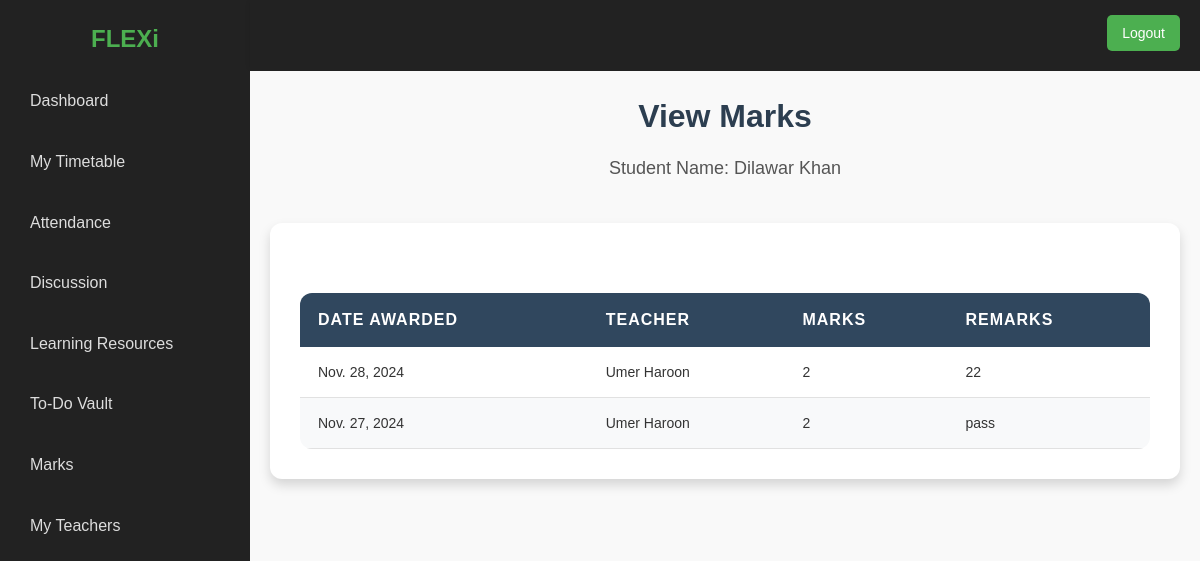
The app's page /student/view_marks/ (signed in) with its own data.
### teacherportal/models.py (models this page shows, shortened)
class Marks(models.Model):
    teacher = models.ForeignKey(Teacher, on_delete=models.CASCADE)
    student = models.ForeignKey(Student, on_delete=models.CASCADE)
    marks = models.IntegerField()
    remarks = models.TextField(blank=True, null=True)
    date_awarded = models.DateField()
    class Meta:
        unique_together = ('teacher', 'student', 'date_awarded')  # Ensure no duplicate entries
        ordering = ['-date_awarded']  # Sort by the latest date

class Teacher(models.Model):
    user = models.OneToOneField(User, on_delete=models.CASCADE, related_name='teacher_profile', null=True)
    students = models.ManyToManyField('studentportal.Student', related_name='teachers')
    subject = models.CharField(max_length=100)
    hire_date = models.DateField()
    qualification = models.CharField(max_length=200, null=True)
    date_of_birth = models.DateField(null=True)

### studentportal/views.py (the view)
# urls.py: path('view_marks/', views.view_marks, name='discussion'),
def view_marks(request):
    if request.user.is_authenticated and hasattr(request.user, 'student'):
        student = request.user.student
        marks = Marks.objects.filter(student=student).order_by('-date_awarded')  # Order by most recent
        return render(request, 'view_marks.html', {'marks': marks})
    else:
        return redirect('login')  # Redirect to login if not a student

### templates/view_marks.html (shortened to what this page needs)
{% extends "base.html" %}
{% load static %}
{% block body %}
<div class="header">
    <p class="view-marks-title">View Marks</p>
    <p class="student-name">Student Name: {{ request.user.get_full_name }}</p>
</div>
<div class="container-display-marks">
    <div class="marks-table">
        {% if marks %}
            <table>
                <thead>
                    <tr>
                        <th>Date Awarded</th>
                        <th>Teacher</th>
                        <th>Marks</th>
                        <th>Remarks</th>
                    </tr>
                </thead>
                <tbody>
                    {% for mark in marks %}
                        <tr>
                            <td>{{ mark.date_awarded }}</td>
                            <td>{{ mark.teacher.user.get_full_name }}</td>
                            <td>{{ mark.marks }}</td>
                            <td>{{ mark.remarks }}</td>
                        </tr>
                    {% endfor %}
                </tbody>
            </table>
        {% else %}
            <p class="no-marks">No marks available.</p>
        {% endif %}
    </div>
</div>
{% endblock body %}

### templates/view_marks.html (style rules this page uses)
body { font-family: 'Arial', sans-serif; background-color: #f3f4f6; margin: 0; padding: 0; }
.container-display-marks { background-color: #ffffff; border-radius: 12px; box-shadow: 0 6px 12px rgba(0, 0, 0, 0.15); padding: 30px; margin: 30px auto; max-width: 1100px; }
.header { text-align: center; margin-bottom: 40px; }
.view-marks-title { font-size: 32px; font-weight: 700; color: #2c3e50; margin-bottom: 12px; }
.student-name { font-size: 18px; font-weight: 500; color: #555; }
.marks-table { margin-top: 40px; }
table { width: 100%; border-collapse: collapse; margin-top: 20px; border-radius: 12px; overflow: hidden; background-color: #ffffff; }
table th, table td { padding: 14px 18px; text-align: left; vertical-align: middle; }
table thead { background-color: #30475e; color: #ffffff; font-size: 16px; text-transform: uppercase; letter-spacing: 1px; }
table tbody tr { border-bottom: 1px solid #e1e1e1; transition: background-color 0.3s ease, transform 0.2s ease; }
table tbody tr:nth-child(even) { background-color: #f8f9fa; }
table tbody td { font-size: 14px; color: #333; }

### templates/base.html (style rules this page uses)
* { margin: 0; padding: 0; box-sizing: border-box; }
body { font-family: 'Arial', sans-serif; line-height: 1.6; color: #333; background: #f4f4f9; }

### records on screen
Marks: date_awarded "Nov. 28, 2024", teacher.user.get_full_name "Umer Haroon", marks "2", remarks "22"
Marks: date_awarded "Nov. 27, 2024", teacher.user.get_full_name "Umer Haroon", marks "2", remarks "pass"

### other values on screen
{{ request.user.get_full_name }} "Dilawar Khan"
